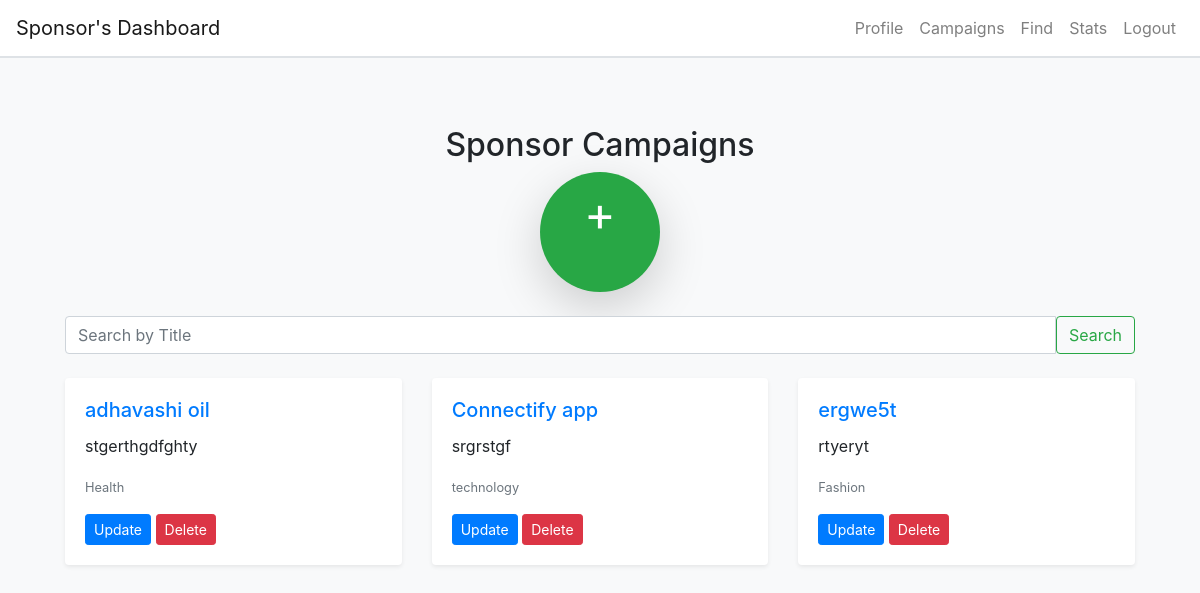
Page /sponsor_campaigns (signed in) on the earlier database version.
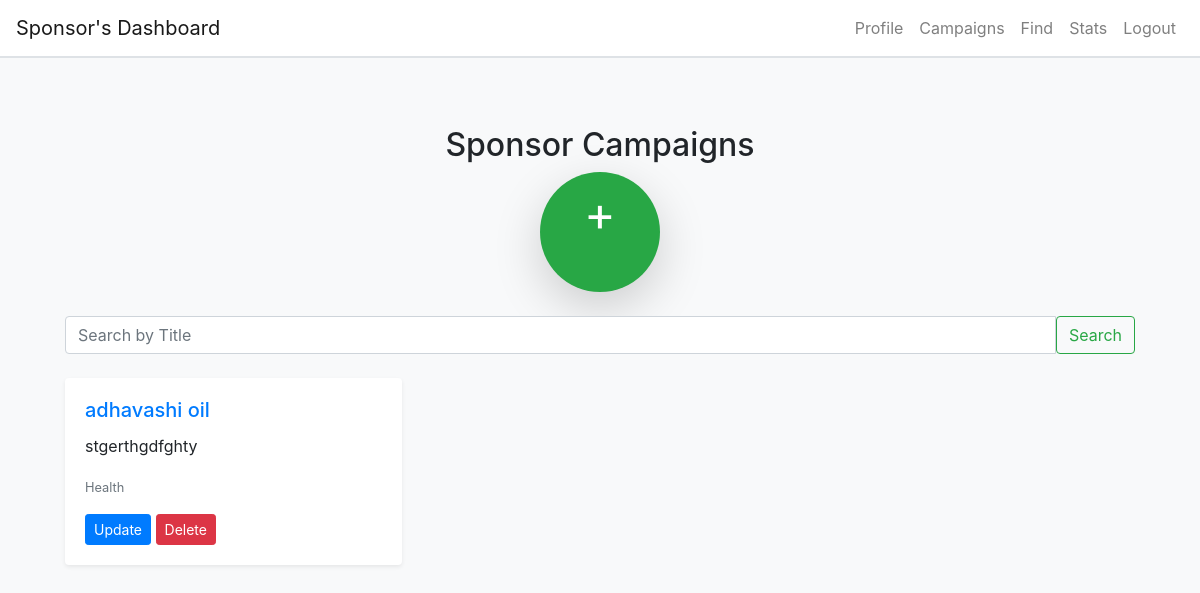
Same page on the later database version.
### app.py (models this page shows, shortened)
class Campaign(db.Model):
    id = db.Column(db.Integer, primary_key=True)
    title = db.Column(db.String(100), nullable=False)
    description = db.Column(db.Text, nullable=False)
    image = db.Column(db.String(200), nullable=True)
    niche = db.Column(db.String(50), nullable=False)
    budget = db.Column(db.Float, nullable=False)
    is_public = db.Column(db.Boolean, nullable=False, default=True)
    start_date = db.Column(db.DateTime, nullable=False)
    end_date = db.Column(db.DateTime, nullable=False)
    is_flagged = db.Column(db.Boolean, default=False)
    influencer_id = db.Column(db.Integer, db.ForeignKey('influencers.id'))
    influencer = db.relationship('Influencer', back_populates='campaigns')
    sponsor_id = db.Column(db.Integer, db.ForeignKey('sponsors.id'), nullable=False)
    ad_requests = db.relationship('AdRequest', back_populates='campaign', cascade='all, delete-orphan')
    sponsor = db.relationship('Sponsor', backref='campaigns')

### app.py (the view)
@app.route('/sponsor_campaigns')
def sponsor_campaigns():
    if 'user_id' not in session or session.get('user_role') != 'sponsor':
        flash('You need to log in first.', 'warning')
        return redirect(url_for('login'))
    user_role = session.get('user_role')
    sponsor = Sponsor.query.filter_by(user_id=session['user_id']).first()
    search_query = request.args.get('search')
    if search_query:
        campaigns = Campaign.query.filter(Campaign.sponsor_id == sponsor.id, Campaign.title.ilike(f"%{search_query}%")).all()
    else:
        campaigns = Campaign.query.filter_by(sponsor_id=sponsor.id).all()
    return render_template('sponsor_campaigns.html', user_role=user_role, campaigns=campaigns, sponsor=sponsor)

### templates/sponsor_campaigns.html (shortened to what this page needs)
{% extends "base.html" %} {% block title %}Sponsor Campaigns{% endblock %} {%
block content %}
<div class="container mt-5">
  <div class="text-center">
    <h2>Sponsor Campaigns</h2>
    <a
      href="{{ url_for('add_campaign',sponsor_id=sponsor.id) }}"
      class="btn btn-primary rounded-circle shadow-lg add-campaign-btn"
    >
      <span style="font-size: 3rem">+</span>
    </a>
  </div>
  <form
    class="mt-4 mb-3"
    method="GET"
    action="{{ url_for('sponsor_campaigns') }}"
  >
    <div class="input-group">
      <input
        type="text"
        class="form-control"
        name="search"
        placeholder="Search by Title"
        aria-label="Search by Title"
      />
      <button class="btn btn-outline-success" type="submit">Search</button>
    </div>
  </form>
  <div class="row mt-4">
    {% for campaign in campaigns %}
    <div class="col-md-4 mb-4">
      <div class="card shadow-sm">
        <div class="card-body">
          <h5 class="card-title">
            <a href="{{ url_for('campaign_details', campaign_id=campaign.id) }}"
              >{{ campaign.title }}</a
            >
          </h5>
          <p class="card-text">{{ campaign.description }}</p>
          <p class="card-text">
            <small class="text-muted">{{ campaign.niche }}</small>
          </p>
          <div class="mt-3">
            <a
              href="{{ url_for('update_campaign', campaign_id=campaign.id) }}"
              class="btn btn-primary btn-sm"
              >Update</a
            >
            <form
              action="{{ url_for('delete_campaign', campaign_id=campaign.id) }}"
              method="POST"
              style="display: inline"
            >
              <button type="submit" class="btn btn-danger btn-sm">
                Delete
              </button>
            </form>
          </div>
        </div>
      </div>
    </div>
    {% endfor %}
  </div>
</div>
{% endblock %}

Differences in the rows shown:
removed Campaign: title "Connectify app", description "srgrstgf", niche "technology"
removed Campaign: title "ergwe5t", description "rtyeryt", niche "Fashion"
